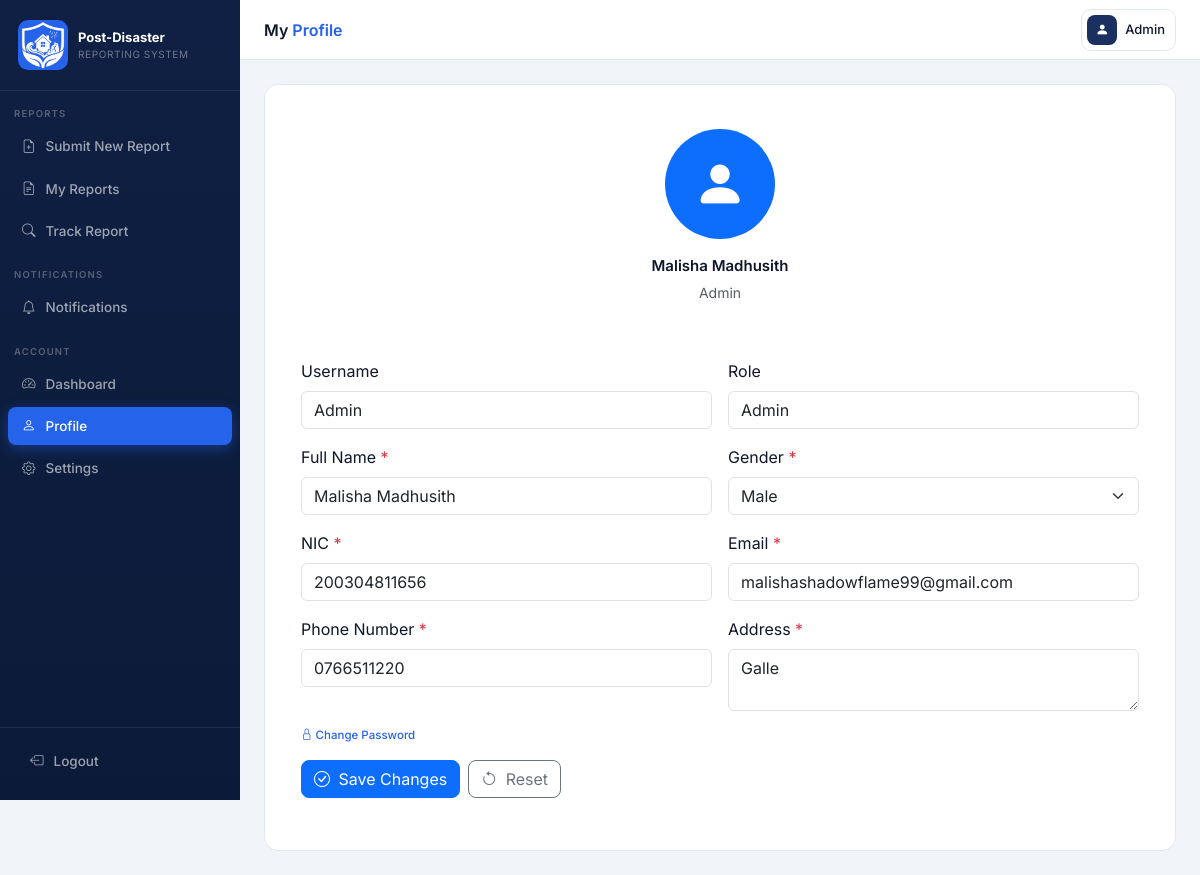
Screenshot of /citizen/profileForm.php (signed in) with the database file from the repository.
### tables this page shows
CREATE TABLE `users` (
  `User_ID` int(11) NOT NULL,
  `Username` varchar(50) NOT NULL,
  `Password` varchar(255) NOT NULL,
  `Full_Name` varchar(100) NOT NULL,
  `Gender` enum('Male','Female','Other') DEFAULT NULL,
  `NIC` varchar(20) NOT NULL,
  `Email` varchar(100) NOT NULL,
  `Phone_Number` varchar(20) DEFAULT NULL,
  `Address` varchar(255) DEFAULT NULL,
  `Role_ID` int(11) NOT NULL,
  `User_Status` enum('Active','Banned') NOT NULL DEFAULT 'Active',
  `Created_Date` datetime NOT NULL DEFAULT current_timestamp()
);

### userData.php (called while the page is built, shortened)
<?php
    if(isset($_SESSION['username']))
    {
        $roleId = $_SESSION['role_Id'];
        $username = $_SESSION['username'];
        if(isset($_SESSION['role_Id']))
        {
            switch($roleId)
            {
                case 1:
                $role = "Admin";
                break;
            }
        }
        else
        {
            header('Location:LoginForm.php');
            die();
        }
    }
    else
    {
         header("Location:LoginForm.php") ;
         exit();
    }
?>

### classes/User.php (called while the page is built, shortened)
<?php
class User
{
    public function getUserById($userID)
    {
        try {
            include '../DBconnection.php';
            $sql = "SELECT User_ID, Username, Full_Name, Gender, NIC,
                        Email, Phone_Number, Address, Role_ID
                    FROM users
                    WHERE User_ID = ?";
            $stmt = mysqli_prepare($con, $sql);
            mysqli_stmt_bind_param($stmt, "i", $userID);
            mysqli_stmt_execute($stmt);
            $result = mysqli_stmt_get_result($stmt);
            if ($result && mysqli_num_rows($result) > 0) {
                return mysqli_fetch_assoc($result);
            } else {
                throw new Exception("User not found.");
            }
        } catch (Exception $e) {
            return [
                "success" => false,
                "message" => $e->getMessage()
            ];
        } finally {
            if (isset($stmt)) {
                mysqli_stmt_close($stmt);
            }
            if (isset($con)) {
                mysqli_close($con);
            }
        }
    }
}
?>

### citizen/profileForm.php (the view, shortened to what this page needs)
<?php
    include '../userData.php';
    include '../classes/User.php';
    $user = new User();
    $userRecord = $user->getUserById($userId);
?>
<html lang="en">
<head>
  <link href="https://cdnjs.cloudflare.com/ajax/libs/bootstrap/5.3.3/css/bootstrap.min.css" rel="stylesheet" />
  <link href="https://cdnjs.cloudflare.com/ajax/libs/bootstrap-icons/1.11.3/font/bootstrap-icons.min.css" rel="stylesheet"/>
  <link href="../style.css" rel="stylesheet" />
</head>
<body>
<nav id="sidebar">
  <div class="sidebar-brand">
    <div class="brand-icon"><img src="../pictures/Post-Disaster-Reporting-Logo-Notxt.png"></div>
    <div>
      <div class="brand-title">Post-Disaster</div>
      <div class="brand-sub">Reporting System</div>
    </div>
  </div>
  <div class="nav-section-label">Reports</div>
  <a class="nav-item" href="../dashboardForm.php">
    <i class="bi bi-file-earmark-plus"></i> Submit New Report
  </a>
  <a class="nav-item" href="../dashboardForm.php">
    <i class="bi bi-file-earmark-text"></i> My Reports
  </a>
  <a class="nav-item" href="../dashboardForm.php">
    <i class="bi bi-search"></i> Track Report
  </a>
  <div class="nav-section-label">Notifications</div>
  <a class="nav-item" href="../dashboardForm.php">
    <i class="bi bi-bell"></i> Notifications
  </a>
  <div class="nav-section-label">Account</div>
  <a class="nav-item" href="../dashboardForm.php">
    <i class="bi bi-speedometer2"></i> Dashboard
  </a>
  <a class="nav-item active" href="profileForm.php">
    <i class="bi bi-person"></i> Profile
  </a>
  <a class="nav-item" href="../dashboardForm.php">
    <i class="bi bi-gear"></i> Settings
  </a>
  <div class="sidebar-footer">
    <a class="nav-item" onclick="confirmLogout()">
      <i class="bi bi-box-arrow-left"></i> Logout
    </a>
  </div>
</nav>
<header id="topbar">
  <div class="topbar-title">
    My <span>Profile</span>
  </div>
  <div class="user-pill" href="profileForm.php">
    <div class="user-avatar"><i class="bi bi-person-fill"></i></div>
    <span class="user-name"><?php echo htmlspecialchars($username); ?></span>
  </div>
</header>
<main id="main">
<div class="panel">
    <div class="panel-header justify-content-center flex-column text-center py-4">
      <div class="profile-avatar-lg mb-3">
        <i class="bi bi-person-fill"></i>
      </div>
      <div class="panel-title justify-content-center">
        <?php echo htmlspecialchars($userRecord['Full_Name']); ?>
      </div>
      <div class="text-muted small mt-1"><?php echo htmlspecialchars($role); ?></div>
    </div>
    <form id="profile-form" novalidate>
      <div class="row g-3 p-3">
        <div class="col-md-6">
          <label class="form-label">Username</label>
          <input type="text" class="form-control" id="userName" name="userName"
                 value="<?php echo htmlspecialchars($userRecord['Username']); ?>" readonly>
        </div>
        <div class="col-md-6">
          <label class="form-label">Role</label>
          <input type="text" class="form-control" id="roleID" name="roleID"
                 value="<?php echo htmlspecialchars($role); ?>" readonly>
        </div>
        <div class="col-md-6">
          <label class="form-label">Full Name <span class="text-danger">*</span></label>
          <input type="text" class="form-control" id="fullName" name="fullName"
                 value="<?php echo htmlspecialchars($userRecord['Full_Name']); ?>" required>
        </div>
        <div class="col-md-6">
          <label class="form-label">Gender <span class="text-danger">*</span></label>
          <select class="form-select" id="gender" name="gender" required>
            <?php foreach (['Male', 'Female', 'Other'] as $g): ?>
              <option value="<?php echo $g; ?>" <?php echo ($userRecord['Gender'] === $g) ? 'selected' : ''; ?>>
                <?php echo $g; ?>
              </option>
            <?php endforeach; ?>
          </select>
        </div>
        <div class="col-md-6">
          <label class="form-label">NIC <span class="text-danger">*</span></label>
          <input type="text" class="form-control" id="NIC" name="NIC"
                 value="<?php echo htmlspecialchars($userRecord['NIC']); ?>" required>
        </div>
        <div class="col-md-6">
          <label class="form-label">Email <span class="text-danger">*</span></label>
          <input type="email" class="form-control" id="email" name="email"
                 value="<?php echo htmlspecialchars($userRecord['Email']); ?>" required>
        </div>
        <div class="col-md-6">
          <label class="form-label">Phone Number <span class="text-danger">*</span></label>
          <input type="tel" class="form-control" id="phoneNo" name="phoneNo"
                 value="<?php echo htmlspecialchars($userRecord['Phone_Number']); ?>" required>
        </div>
        <div class="col-md-6">
          <label class="form-label">Address <span class="text-danger">*</span></label>
          <textarea class="form-control" id="address" name="address" rows="2" required><?php
              echo htmlspecialchars($userRecord['Address']);
          ?></textarea>
        </div>
      </div>
      <div class="p-3 pt-0">
        <a class="stat-link" data-bs-toggle="collapse" href="#pwdSection" role="button">
          <i class="bi bi-lock"></i> Change Password
        </a>
      </div>
      <div class="p-3 pt-0 d-flex gap-2">
        <button type="submit" class="btn btn-primary rounded-3" id="profile-submit-btn">
          <i class="bi bi-check-circle me-1"></i> Save Changes
        </button>
        <button type="reset" class="btn btn-outline-secondary rounded-3">
          <i class="bi bi-arrow-counterclockwise me-1"></i> Reset
        </button>
      </div>
    </form>
  </div>
</main>
</body>
</html>

### style.css (style rules this page uses)
:root { --navy: #0f2044; --accent: #2563eb; --gold: #f59e0b; --emerald: #10b981; --violet: #7c3aed; --rose: #ef4444; --bg: #f1f5f9; --card: #ffffff; --text: #0f172a; --muted: #64748b; --border: #e2e8f0; --role-color: #2563eb; --role-light: #eff6ff; --sidebar-w: 240px; --topbar-h: 60px; }
body { font-family: 'Inter', sans-serif; background: var(--bg); color: var(--text); margin: 0; }
#topbar { position: fixed; top: 0; left: var(--sidebar-w); right: 0; height: var(--topbar-h); background: var(--card); border-bottom: 1px solid var(--border); display: flex; align-items: center; padding: 0 24px; gap: 12px; z-index: 900; }
#main { margin-left: var(--sidebar-w); margin-top: var(--topbar-h); padding: 24px; min-height: calc(100vh - var(--topbar-h)); }
.sidebar-brand { display: flex; align-items: center; gap: 10px; padding: 20px 18px; border-bottom: 1px solid rgba(255,255,255,0.08); }
.brand-icon { width: 50px; height: 50px; background: var(--accent); border-radius: 10px; align:center; }
.brand-icon img { width:100%; }
.brand-title { font-size: 13px; font-weight: 700; color: #fff; }
.brand-sub { font-size: 10px; color: rgba(255,255,255,0.4); text-transform: uppercase; letter-spacing: 0.6px; }
.nav-section-label { padding: 16px 14px 4px; font-size: 9.5px; font-weight: 600; letter-spacing: 1.2px; text-transform: uppercase; color: rgba(255,255,255,0.3); }
.nav-item { display: flex; align-items: center; gap: 10px; padding: 9px 14px; margin: 2px 8px; border-radius: 8px; color: rgba(255,255,255,0.6); font-size: 13.5px; font-weight: 500; cursor: pointer; text-decoration: none; transition: all 0.2s; }
.nav-item.active { color: #fff; background: var(--accent); box-shadow: 0 4px 14px rgba(37,99,235,0.4); }
.sidebar-footer { margin-top: auto; padding: 12px 8px 18px; border-top: 1px solid rgba(255,255,255,0.08); }
.topbar-title { flex: 1; font-size: 16px; font-weight: 600; }
.topbar-title span { color: var(--accent); }
.user-pill { display: flex; align-items: center; gap: 8px; padding: 5px 10px 5px 5px; border: 1px solid var(--border); border-radius: 10px; cursor: pointer; transition: background 0.15s; }
.user-avatar { width: 30px; height: 30px; background: #1a3060; border-radius: 8px; display: flex; align-items: center; justify-content: center; color: #fff; font-size: 13px; }
.user-name { font-size: 13px; font-weight: 500; }
.panel { background: var(--card); border: 1px solid var(--border); border-radius: 14px; padding: 20px; }
.panel-header { display: flex; align-items: center; justify-content: space-between; margin-bottom: 16px; }
.panel-title { font-size: 15px; font-weight: 600; display: flex; align-items: center; gap: 8px; }
.stat-link { font-size: 11.5px; color: var(--accent); font-weight: 500; cursor: pointer; text-decoration: none; }
#sidebar { position: fixed; top: 0; left: 0; width: var(--sidebar-w); height: 100vh; background: linear-gradient(180deg, var(--navy), #0b1a38); display: flex; flex-direction: column; z-index: 1000; overflow-y: auto; transition: transform 0.3s ease; }
.profile-avatar-lg { width: 110px; height: 110px; border-radius: 50%; background: var(--primary, #0d6efd); color: #fff; display: flex; align-items: center; justify-content: center; font-size: 52px; margin-left: auto; margin-right: auto; }

### rows the page displays
users: Full_Name "Malisha Madhusith", userName "Admin", fullName "Malisha Madhusith", gender "Male", NIC "200304811656", email "malishashadowflame99@gmail.com", phoneNo "0766511220", address "Galle"

### other values shown
$username "Admin"
$role "Admin"
